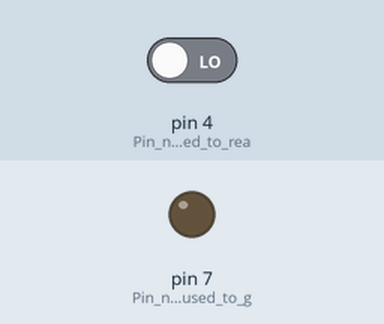
Bench run of a sketch on a simulated Arduino Uno, built with avr-gcc and run on an emulated ATmega328P. Shown: output pins drawn as LEDs (lit = HIGH). Inputs (shaded band) come from the test bench; at power-on: pin 4 (Pin_number_is_used_to_rea) LOW.

Above: at 1.2 s.
1.3 s: pin 4 (Pin_number_is_used_to_rea) driven HIGH
At 2.2 s:
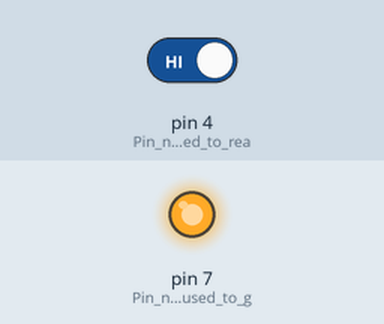
2.8 s: pin 4 (Pin_number_is_used_to_rea) driven LOW
At 3.8 s:
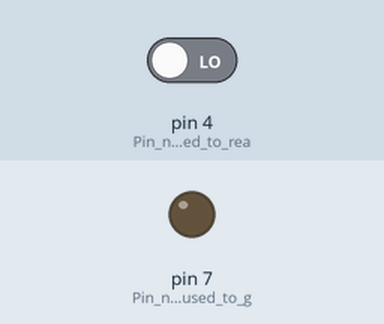
Timing chart, 0 to 5.8 s (numbered marks = the images above; inputs shaded):
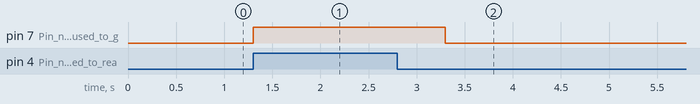

Measured:
- after the input at 1.3 s, pin 7 (Pin_number_7_is_used_to_g): LOW → HIGH at once
- after the input at 2.8 s, pin 7 (Pin_number_7_is_used_to_g): HIGH → LOW after 0.50 s

The sketch:

Code.ino
```cpp
void setup()
{
  pinMode(4,INPUT);//Pin number is used to read the switch.
  pinMode(7,OUTPUT);//Pin number 7 is used to give instruction to buzzer.
}

void loop()
{
  int a=digitalRead(4);//Declearing variable a which is used for reading digital pin 4

  if(a==HIGH)
  {
    digitalWrite(7, HIGH);//Apply voltage to pin 7
    delay(1000);//Delay of 1000 milliseconds after releasing the button.
  }
  else
  {
    digitalWrite(7, LOW);//Stop voltage Supply to pin number 7
  }
}
```
